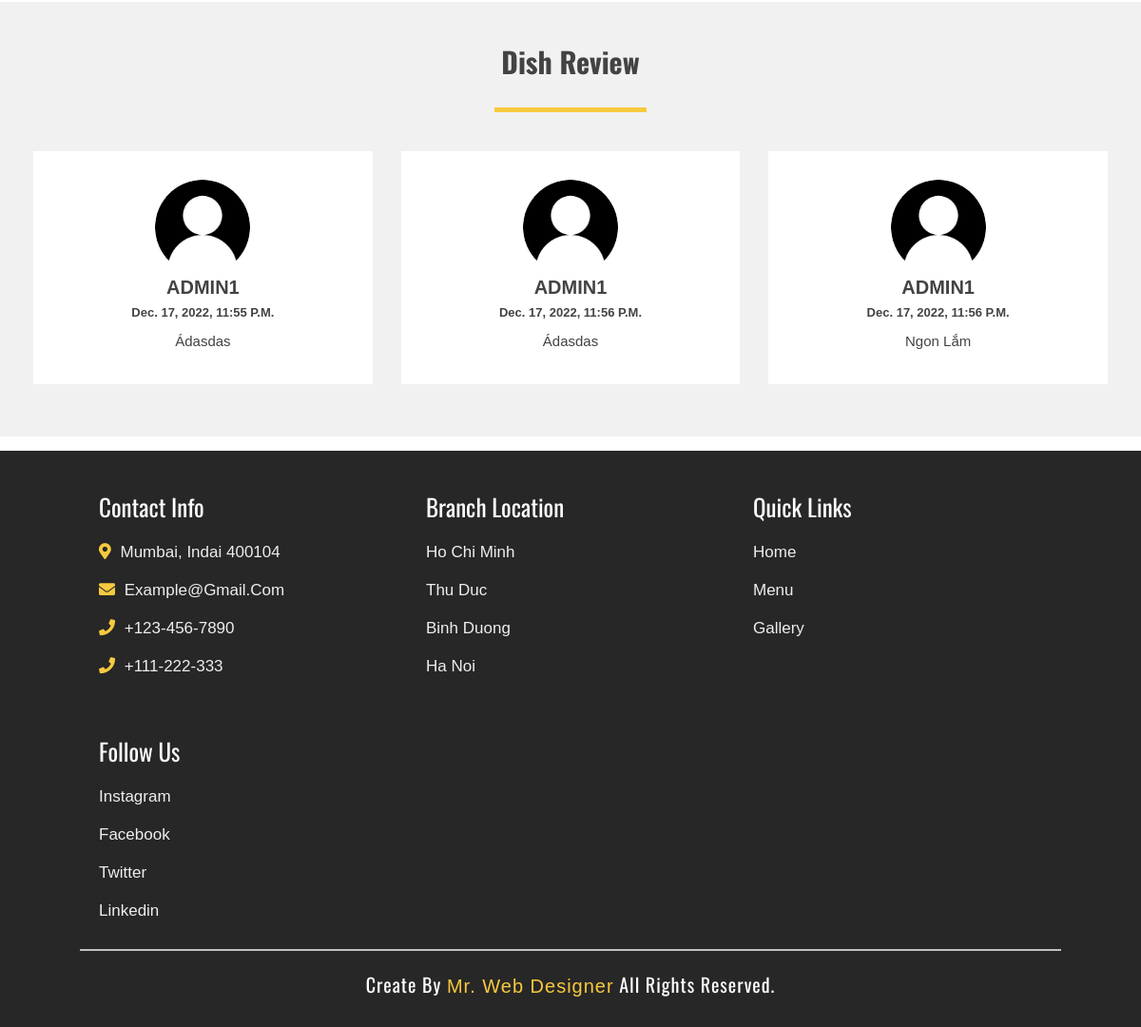
The app's page /1/ (lower part), older data.
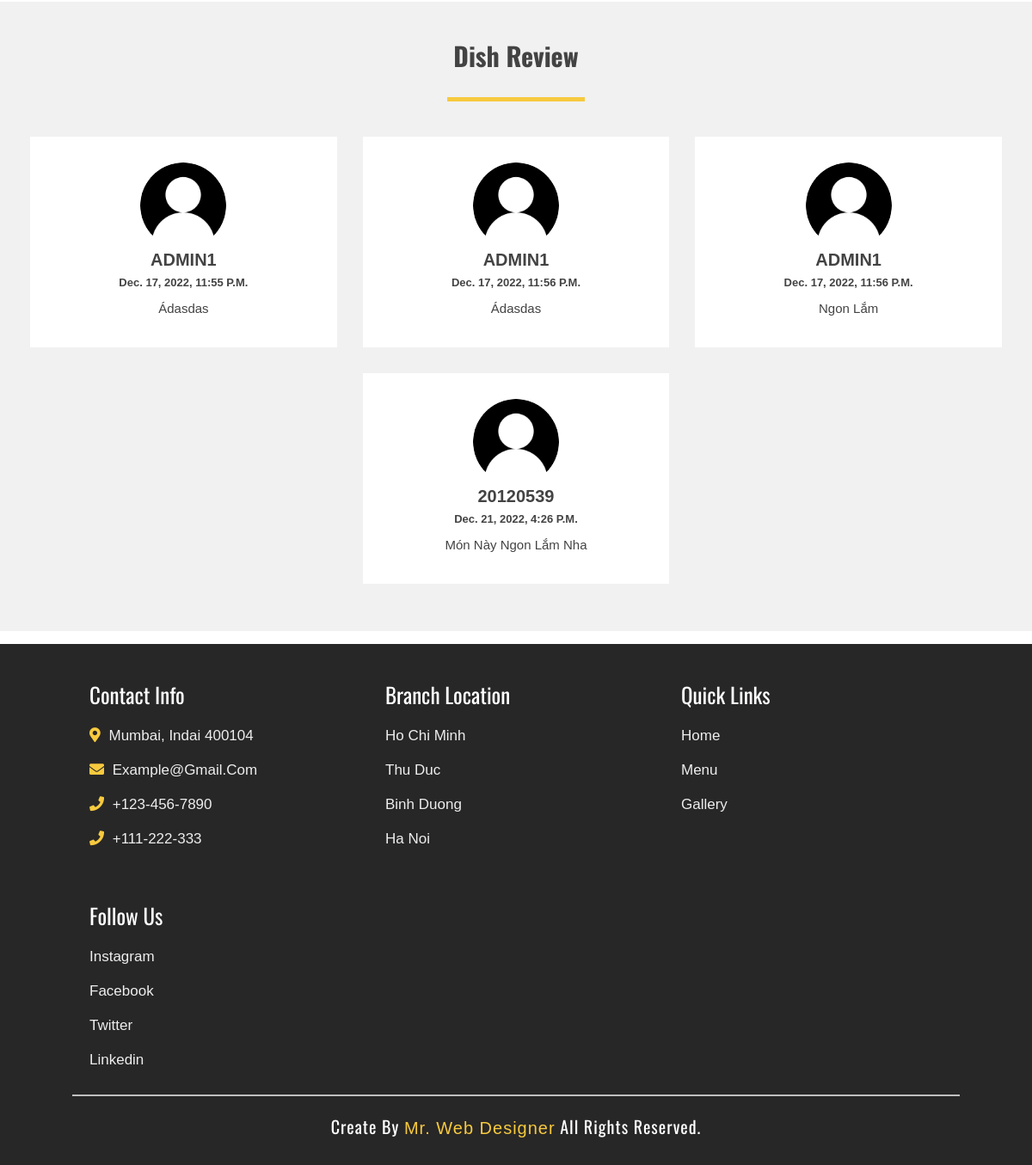
The same page, newer data.
### home/models.py (models this page shows)
class Comment(models.Model):
    dish = models.ForeignKey(Dish, on_delete=models.CASCADE, related_name='comments')
    author = models.ForeignKey(settings.AUTH_USER_MODEL, on_delete=models.CASCADE)
    body = models.TextField()
    date = models.DateTimeField(auto_now_add=True)

### home/views.py (the view)
# urls.py: path('<int:pk>/', views.DishView),
def DishView(request, pk):
    dish = get_object_or_404(Dish, pk=pk)
    form = CommentForm()
    if request.method == 'POST':
        form = CommentForm(request.POST, author=request.user, dish=dish)
        if form.is_valid():
            form.save()
            return HttpResponseRedirect(request.path)
    return render(request, "pages/dish.html", {"dish": dish, "form": form})

### home/templates/pages/dish.html (shortened to what this page needs)
{% extends "pages/base.html" %}
{% load static %}
{% block content %}
    <div id="testimonials" class = "testimonials">
        <div class = "inner">
            <h1>Dish Review</h1>
            <div class = "border"></div>
                <div class = "row">
                    {% for comment in dish.comments.all %}
                        <div class = "col">
                            <div class = "testimonial">
                                <img src="{% static 'images/userImage.png' %}" alt="">
                                <h4><strong  class = "name">{{comment.author}}</strong></h4>
                                <h6><p class="date">{{comment.date}}</p></h6>
                                <p class="comment">{{comment.body|linebreaks}}</p>
                            </div>
                        </div>
                    {% endfor %}
            </div>
        </div>
    </div>
{% endblock %}

Row changes from the older to the newer data that the page shows:
added Comment: author "20120539", date "Dec. 21, 2022, 4:26 P.m.", body "Món Này Ngon Lắm Nha"
